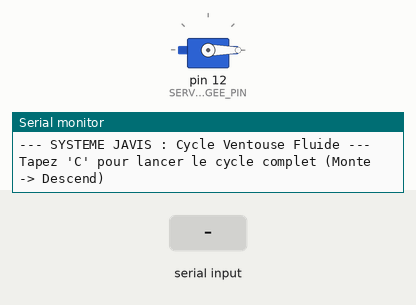
A sketch run on a simulated Arduino Uno, built with avr-gcc and run on an emulated ATmega328P. On the bench: servo, the last lines printed to the serial monitor. The inputs (shaded band) are chosen by the test bench.

Above: at 1.2 s.
1.3 s: "C" received over Serial
At 2.78 s:
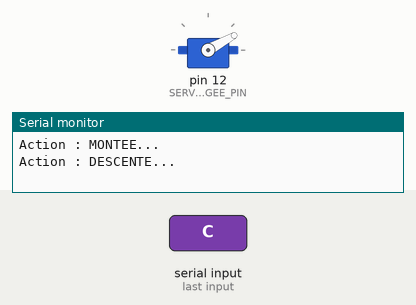
At 4.1 s:
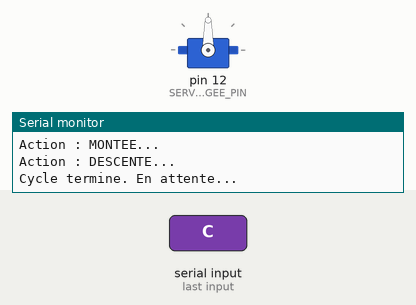
4.3 s: "c" received over Serial
At 4.76 s:
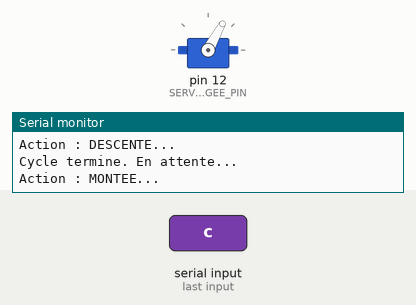
Timing chart, 0 to 9.5 s (numbered marks = the images above; inputs shaded):
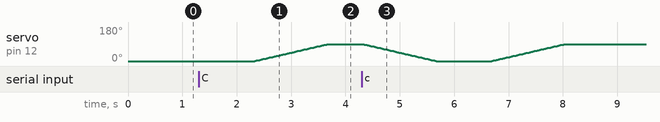

Measured:
- after the input at 1.3 s, servo on pin 12 (SERVO_PLONGEE_PIN): moves from 0° to 90° over 1.3 s, starting after 1.0 s

The sketch:

servo.ino
```cpp
/* =====================================================================
 * CYCLE FLUIDE : SERVOMOTEUR DE PLONGÉE (Axe Z Ventouse)
 * ===================================================================== */

#include <Servo.h>

#define SERVO_PLONGEE_PIN 12  // Broche SpnEn du CNC Shield

Servo servoPlongee;

// --- PARAMÈTRES À AJUSTER ---
int angleHaut = 0;       // REMPLACE PAR TON ANGLE HAUT
int angleBas = 90;       // REMPLACE PAR TON ANGLE BAS
int vitessePlongee = 15; // Délai en ms entre chaque degré (Augmente pour ralentir)

void setup() {
  Serial.begin(115200);

  servoPlongee.attach(SERVO_PLONGEE_PIN);

  // Placement initial en position Haute
  servoPlongee.write(angleHaut);

  Serial.println("--- SYSTEME JAVIS : Cycle Ventouse Fluide ---");
  Serial.println("Tapez 'C' pour lancer le cycle complet (Monte -> Descend)");
}

void loop() {
  if (Serial.available() > 0) {
    char cmd = Serial.read();

    if (cmd == 'C' || cmd == 'c') {
      Serial.println("Action : MONTEE...");
      allerAngleFluide(angleHaut);

      delay(1000); // Pause de 1 seconde en l'air

      Serial.println("Action : DESCENTE...");
      allerAngleFluide(angleBas);

      Serial.println("Cycle termine. En attente...");
    }
  }
}

// =====================================================================
// FONCTION DE LISSAGE DU MOUVEMENT (Évite les à-coups)
// =====================================================================
void allerAngleFluide(int angleCible) {
  int angleActuel = servoPlongee.read(); // Récupère la position actuelle du servo

  // Si on doit avancer (ex: de 0 vers 90)
  if (angleActuel < angleCible) {
    for (int pos = angleActuel; pos <= angleCible; pos++) {
      servoPlongee.write(pos);
      delay(vitessePlongee);
    }
  }
  // Si on doit reculer (ex: de 90 vers 0)
  else {
    for (int pos = angleActuel; pos >= angleCible; pos--) {
      servoPlongee.write(pos);
      delay(vitessePlongee);
    }
  }
}
```
